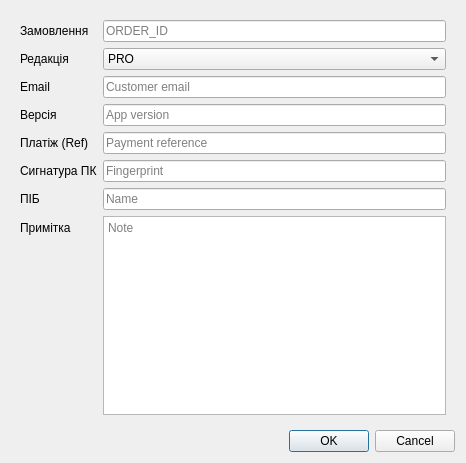
<?xml version="1.0" encoding="UTF-8"?>
<ui version="4.0">
 <class>OrderRequestDialog</class>
 <widget class="QDialog" name="OrderRequestDialog">
  <property name="geometry">
   <rect>
    <x>0</x>
    <y>0</y>
    <width>466</width>
    <height>463</height>
   </rect>
  </property>
  <property name="windowTitle">
   <string>Замовлення ліцензії</string>
  </property>
  <property name="windowIcon">
   <iconset resource="../resources.qrc">
    <normaloff>:/office/icons/lgeoffice_gpt_24x24.png</normaloff>:/office/icons/lgeoffice_gpt_24x24.png</iconset>
  </property>
  <layout class="QVBoxLayout" name="verticalLayout">
   <item>
    <layout class="QFormLayout" name="formLayout">
     <property name="horizontalSpacing">
      <number>6</number>
     </property>
     <property name="verticalSpacing">
      <number>6</number>
     </property>
     <property name="leftMargin">
      <number>9</number>
     </property>
     <property name="topMargin">
      <number>9</number>
     </property>
     <property name="rightMargin">
      <number>9</number>
     </property>
     <property name="bottomMargin">
      <number>9</number>
     </property>
     <item row="2" column="0">
      <widget class="QLabel" name="lblEdition">
       <property name="text">
        <string>Редакція</string>
       </property>
      </widget>
     </item>
     <item row="2" column="1">
      <widget class="QComboBox" name="cbEdition">
       <item>
        <property name="text">
         <string>PRO</string>
        </property>
       </item>
       <item>
        <property name="text">
         <string>PRO+</string>
        </property>
       </item>
      </widget>
     </item>
     <item row="4" column="0">
      <widget class="QLabel" name="lblAppVersion">
       <property name="text">
        <string>Версія</string>
       </property>
      </widget>
     </item>
     <item row="4" column="1">
      <widget class="QLineEdit" name="leAppVersion">
       <property name="placeholderText">
        <string>App version</string>
       </property>
      </widget>
     </item>
     <item row="5" column="0">
      <widget class="QLabel" name="lblPaymentRef">
       <property name="text">
        <string>Платіж (Ref)</string>
       </property>
      </widget>
     </item>
     <item row="5" column="1">
      <widget class="QLineEdit" name="lePaymentRef">
       <property name="placeholderText">
        <string>Payment reference</string>
       </property>
      </widget>
     </item>
     <item row="6" column="0">
      <widget class="QLabel" name="lblFingerprint">
       <property name="text">
        <string>Сигнатура ПК</string>
       </property>
      </widget>
     </item>
     <item row="6" column="1">
      <widget class="QLineEdit" name="leFingerprint">
       <property name="placeholderText">
        <string>Fingerprint</string>
       </property>
      </widget>
     </item>
     <item row="8" column="0">
      <widget class="QLabel" name="lblNote">
       <property name="text">
        <string>Примітка</string>
       </property>
      </widget>
     </item>
     <item row="8" column="1">
      <widget class="QPlainTextEdit" name="pteNote">
       <property name="placeholderText">
        <string>Note</string>
       </property>
      </widget>
     </item>
     <item row="1" column="0">
      <widget class="QLabel" name="lblRef">
       <property name="text">
        <string>Замовлення</string>
       </property>
      </widget>
     </item>
     <item row="1" column="1">
      <widget class="QLineEdit" name="leRef">
       <property name="placeholderText">
        <string>ORDER_ID</string>
       </property>
      </widget>
     </item>
     <item row="7" column="1">
      <widget class="QLineEdit" name="leName">
       <property name="placeholderText">
        <string>Name</string>
       </property>
      </widget>
     </item>
     <item row="7" column="0">
      <widget class="QLabel" name="lblName">
       <property name="text">
        <string>ПІБ</string>
       </property>
      </widget>
     </item>
     <item row="3" column="1">
      <widget class="QLineEdit" name="leEmail">
       <property name="readOnly">
        <bool>false</bool>
       </property>
       <property name="placeholderText">
        <string>Customer email</string>
       </property>
      </widget>
     </item>
     <item row="3" column="0">
      <widget class="QLabel" name="lblEmail">
       <property name="text">
        <string>Email</string>
       </property>
      </widget>
     </item>
    </layout>
   </item>
   <item>
    <widget class="QDialogButtonBox" name="buttonBox">
     <property name="orientation">
      <enum>Qt::Orientation::Horizontal</enum>
     </property>
     <property name="standardButtons">
      <set>QDialogButtonBox::StandardButton::Cancel|QDialogButtonBox::StandardButton::Ok</set>
     </property>
    </widget>
   </item>
  </layout>
 </widget>
 <tabstops>
  <tabstop>leRef</tabstop>
  <tabstop>cbEdition</tabstop>
  <tabstop>leEmail</tabstop>
  <tabstop>leAppVersion</tabstop>
  <tabstop>lePaymentRef</tabstop>
  <tabstop>leFingerprint</tabstop>
  <tabstop>leName</tabstop>
  <tabstop>pteNote</tabstop>
 </tabstops>
 <resources>
  <include location="../resources.qrc"/>
 </resources>
 <connections/>
</ui>
